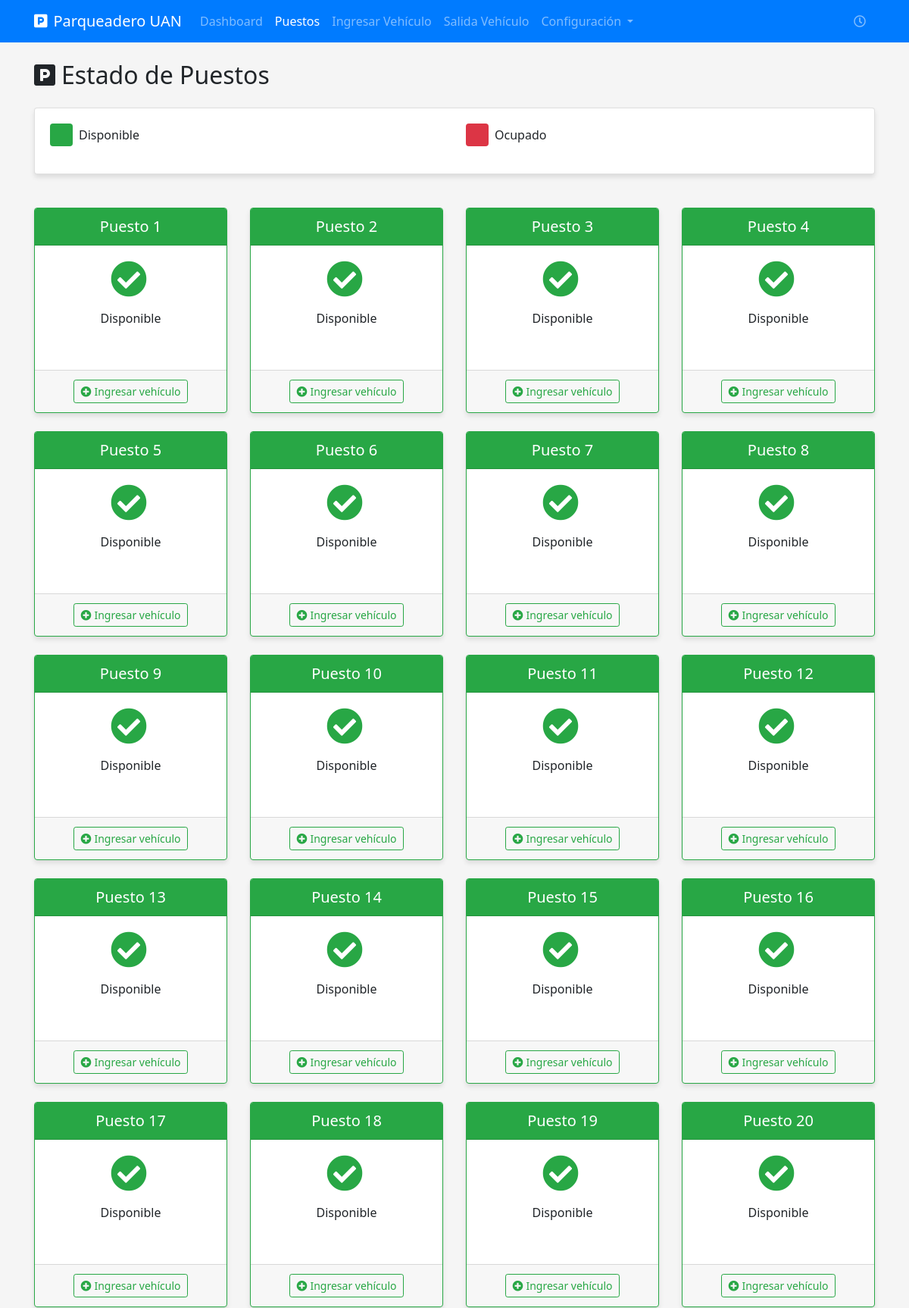
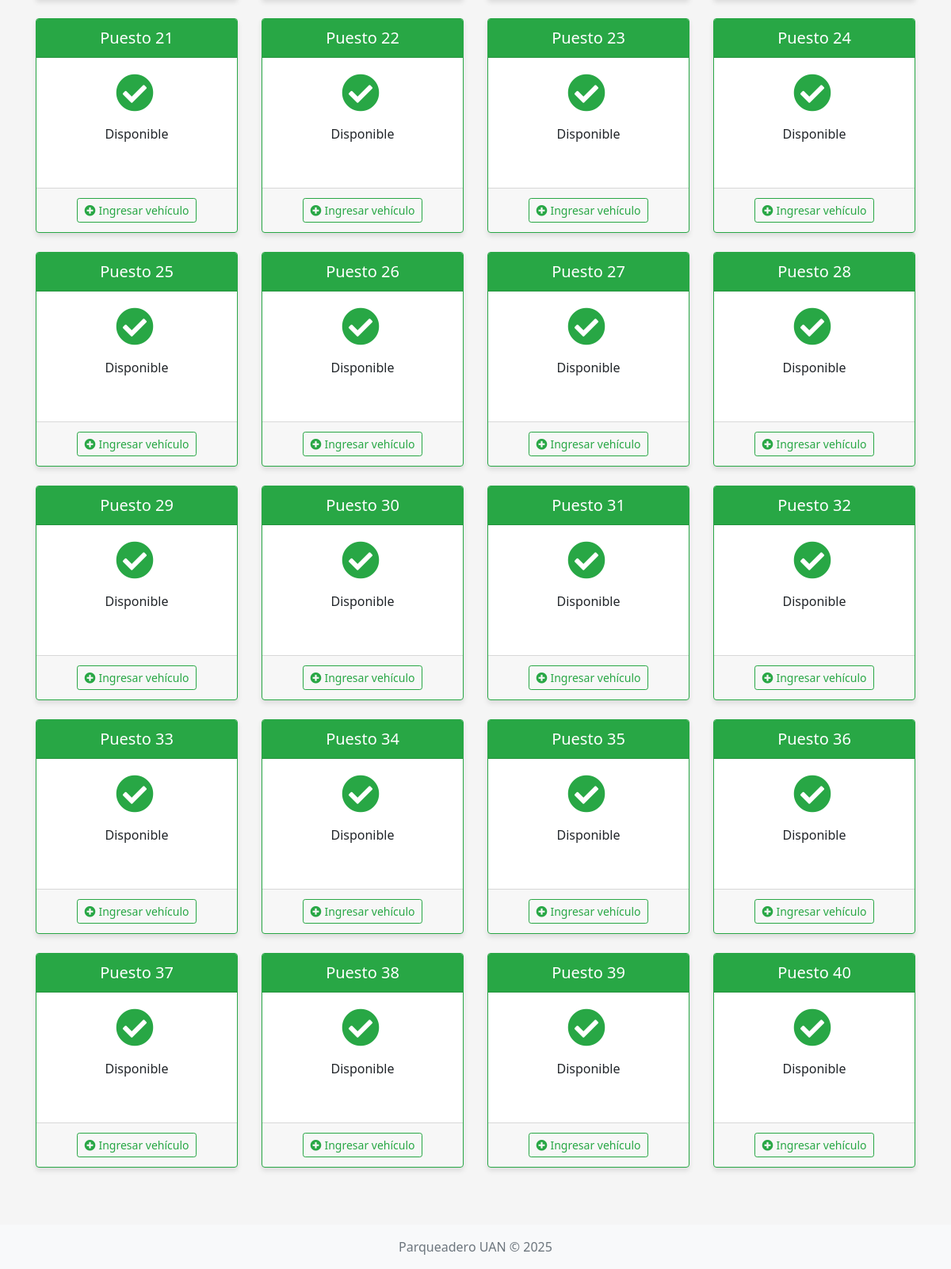
The app's page /puestos with its own data (2 pictures, top to bottom).
### models.py (models this page shows, shortened)
class Puesto(Base):
    __tablename__ = "puesto"
    id_puesto = Column(Integer, primary_key=True)
    disponible = Column(Boolean, default=True)
    registros = relationship("RegistroParqueo", back_populates="puesto")

### routes.py (the view)
@routes.route('/puestos')
@auth.login_required
def puestos():
    db = next(get_db())
    puestos = db.query(Puesto).order_by(Puesto.id_puesto).all()
    puestos_info = []
    for puesto in puestos:
        registro = db.query(RegistroParqueo).filter(
            RegistroParqueo.id_puesto == puesto.id_puesto,
            RegistroParqueo.hora_salida == None
        ).first()
        info = {
            'puesto': puesto,
            'registro': registro,
            'vehiculo': registro.vehiculo if registro else None
        }
        puestos_info.append(info)
    return render_template('puestos.html', puestos_info=puestos_info)

### models.py (called while the page is built)
def get_db():
    db = SessionLocal()
    try:
        yield db
    finally:
        db.close()

### templates/puestos.html (shortened to what this page needs)
{% extends 'base.html' %}
{% block content %}
<h2 class="mb-4"><i class="fas fa-parking mr-2"></i>Estado de Puestos</h2>
<div class="row mb-4">
    <div class="col-md-12">
        <div class="card">
            <div class="card-body">
                <div class="row">
                    <div class="col-md-6">
                        <div class="d-flex align-items-center mb-3">
                            <div class="bg-success p-2 text-white rounded mr-2" style="width: 30px; height: 30px;"></div>
                            <span>Disponible</span>
                        </div>
                    </div>
                    <div class="col-md-6">
                        <div class="d-flex align-items-center mb-3">
                            <div class="bg-danger p-2 text-white rounded mr-2" style="width: 30px; height: 30px;"></div>
                            <span>Ocupado</span>
                        </div>
                    </div>
                </div>
            </div>
        </div>
    </div>
</div>
<div class="row">
    {% for info in puestos_info %}
    <div class="col-md-3 mb-4">
        <div class="card h-100 {% if info.puesto.disponible %}border-success{% else %}border-danger{% endif %}">
            <div class="card-header text-white {% if info.puesto.disponible %}bg-success{% else %}bg-danger{% endif %}">
                <h5 class="mb-0 text-center">Puesto {{ info.puesto.id_puesto }}</h5>
            </div>
            <div class="card-body">
                {% if info.puesto.disponible %}
                <div class="text-center">
                    <i class="fas fa-check-circle text-success" style="font-size: 3rem;"></i>
                    <p class="mt-3">Disponible</p>
                </div>
                {% endif %}
            </div>
            <div class="card-footer text-center">
                {% if info.puesto.disponible %}
                <a href="{{ url_for('routes.ingresar_carro') }}" class="btn btn-outline-success btn-sm">
                    <i class="fas fa-plus-circle mr-1"></i>Ingresar vehículo
                </a>
                {% endif %}
            </div>
        </div>
    </div>
    {% endfor %}
</div>
{% endblock %}

### static/css/styles.css (style rules this page uses)
body { font-family: 'Segoe UI', Tahoma, Geneva, Verdana, sans-serif; background-color: #f5f5f5; min-height: 100vh; display: flex; flex-direction: column; }
.card { transition: transform 0.3s ease; margin-bottom: 20px; box-shadow: 0 4px 6px rgba(0, 0, 0, 0.1); }
.fas, .far { margin-right: 5px; }

### records on screen
Puesto: puesto.id_puesto "1", disponible True (drawn)
Puesto: puesto.id_puesto "2", disponible True (drawn)
Puesto: puesto.id_puesto "3", disponible True (drawn)
Puesto: puesto.id_puesto "4", disponible True (drawn)
Puesto: puesto.id_puesto "5", disponible True (drawn)
Puesto: puesto.id_puesto "6", disponible True (drawn)
Puesto: puesto.id_puesto "7", disponible True (drawn)
Puesto: puesto.id_puesto "8", disponible True (drawn)
Puesto: puesto.id_puesto "9", disponible True (drawn)
Puesto: puesto.id_puesto "10", disponible True (drawn)
Puesto: puesto.id_puesto "11", disponible True (drawn)
Puesto: puesto.id_puesto "12", disponible True (drawn)
Puesto: puesto.id_puesto "13", disponible True (drawn)
Puesto: puesto.id_puesto "14", disponible True (drawn)
Puesto: puesto.id_puesto "15", disponible True (drawn)
Puesto: puesto.id_puesto "16", disponible True (drawn)
Puesto: puesto.id_puesto "17", disponible True (drawn)
Puesto: puesto.id_puesto "18", disponible True (drawn)
Puesto: puesto.id_puesto "19", disponible True (drawn)
Puesto: puesto.id_puesto "20", disponible True (drawn)
Puesto: puesto.id_puesto "21", disponible True (drawn)
Puesto: puesto.id_puesto "22", disponible True (drawn)
Puesto: puesto.id_puesto "23", disponible True (drawn)
Puesto: puesto.id_puesto "24", disponible True (drawn)
Puesto: puesto.id_puesto "25", disponible True (drawn)
Puesto: puesto.id_puesto "26", disponible True (drawn)
Puesto: puesto.id_puesto "27", disponible True (drawn)
Puesto: puesto.id_puesto "28", disponible True (drawn)
Puesto: puesto.id_puesto "29", disponible True (drawn)
Puesto: puesto.id_puesto "30", disponible True (drawn)
Puesto: puesto.id_puesto "31", disponible True (drawn)
Puesto: puesto.id_puesto "32", disponible True (drawn)
Puesto: puesto.id_puesto "33", disponible True (drawn)
Puesto: puesto.id_puesto "34", disponible True (drawn)
Puesto: puesto.id_puesto "35", disponible True (drawn)
Puesto: puesto.id_puesto "36", disponible True (drawn)
Puesto: puesto.id_puesto "37", disponible True (drawn)
Puesto: puesto.id_puesto "38", disponible True (drawn)
Puesto: puesto.id_puesto "39", disponible True (drawn)
Puesto: puesto.id_puesto "40", disponible True (drawn)
